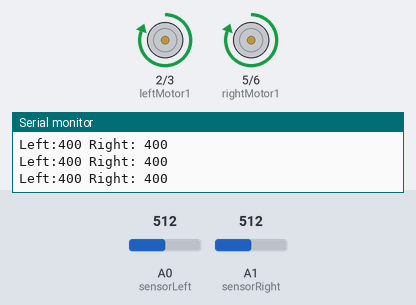
A sketch run on a simulated Arduino Uno, built with avr-gcc and run on an emulated ATmega328P. Shown: motor-driver pin pairs drawn as motors (green arrow = first pin HIGH = forward, orange = second pin HIGH = backward, longer = more drive), the last lines printed to the serial monitor. The test bench sets the inputs (shaded band); at power-on: A0 (sensorLeft) = 512, A1 (sensorRight) = 512.

Above: at 1.2 s.
1.3 s: A0 (sensorLeft) set to 589
2.8 s: A0 (sensorLeft) set to 612
At 3.8 s:
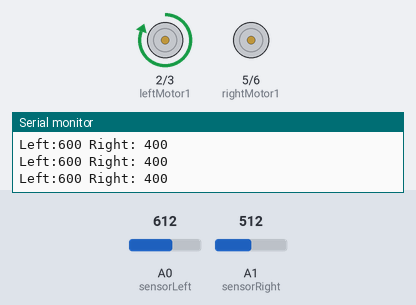
4.3 s: A1 (sensorRight) set to 591
7.3 s: A1 (sensorRight) set to 610
At 8.4 s:
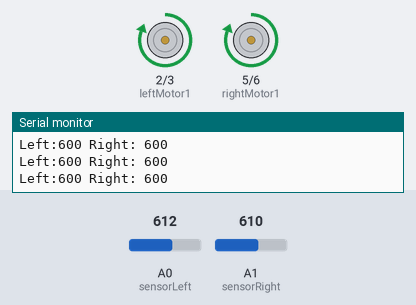
10.3 s: A0 (sensorLeft) set to 122
At 11.5 s:
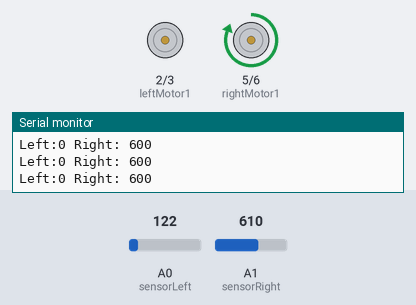
11.8 s: A0 (sensorLeft) set to 716
At 12.8 s:
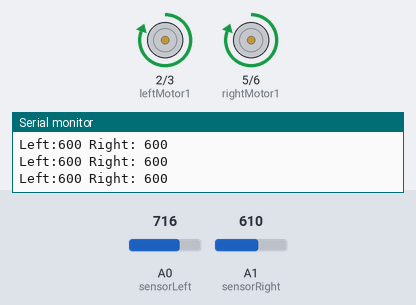
Timing chart, 0 to 14.3 s (numbered marks = the images above; inputs shaded):
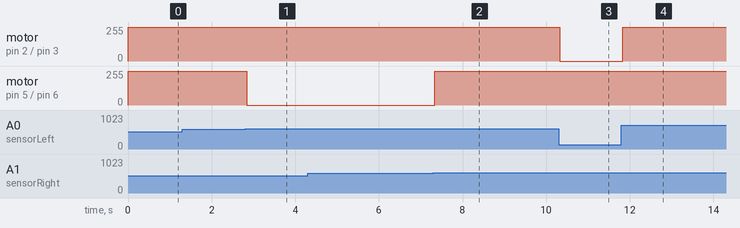

The sketch:

code.ino
```cpp
/*
Name: Jonas Rudaitis
Date: June 1st 2024
Description: Line following robot
*/

// Define Pins
int leftMotor1 = 2;
int leftMotor2 = 3;
int rightMotor1 = 5;
int rightMotor2 = 6;

int sensorLeft = A0;
int sensorRight = A1;

int leftValue;
int rightValue;

void setup() {
  Serial.begin(9600);

  pinMode(leftMotor1, OUTPUT);
  pinMode(leftMotor2, OUTPUT);
  pinMode(rightMotor1, OUTPUT);
  pinMode(rightMotor2, OUTPUT);
}

void loop() {
  leftValue = analogRead(sensorLeft);
  rightValue = analogRead(sensorRight);

  // approxomate sensor values to make it easier
  leftValue = (int) (leftValue / 200) * 200;
  rightValue = (int) (rightValue / 200) * 200;

  Serial.print("Left:"); Serial.print(leftValue); Serial.print(" Right: "); Serial.print(rightValue);

  if (leftValue > rightValue){
    left();
  }
  else if (leftValue < rightValue){
    right();
  }
  else {
    forward();
  }

  Serial.println();
}

void forward(){
  digitalWrite(leftMotor1, HIGH);
  digitalWrite(leftMotor2, LOW);
  digitalWrite(rightMotor1, HIGH);
  digitalWrite(rightMotor2, LOW);
}

void left(){
  digitalWrite(leftMotor1, HIGH);
  digitalWrite(leftMotor2, LOW);
  digitalWrite(rightMotor1, LOW);
  digitalWrite(rightMotor2, LOW);
}

void right(){
  digitalWrite(leftMotor1, LOW);
  digitalWrite(leftMotor2, LOW);
  digitalWrite(rightMotor1, HIGH);
  digitalWrite(rightMotor2, LOW);
}
```

Measured:
- the behaviour switches between 599 and 600 on A0 (sensorLeft) (found by bisection; images 0 and 1)
- the behaviour switches between 599 and 600 on A1 (sensorRight) (found by bisection; images 1 and 2)
- after the input at 2.8 s, motor on pin 5 (rightMotor1) / pin 6 (rightMotor2): forward 255/255 → stopped at once
- after the input at 7.3 s, motor on pin 5 (rightMotor1) / pin 6 (rightMotor2): stopped → forward 255/255 at once
- after the input at 10.3 s, motor on pin 2 (leftMotor1) / pin 3 (leftMotor2): forward 255/255 → stopped at once
- after the input at 11.8 s, motor on pin 2 (leftMotor1) / pin 3 (leftMotor2): stopped → forward 255/255 at once
